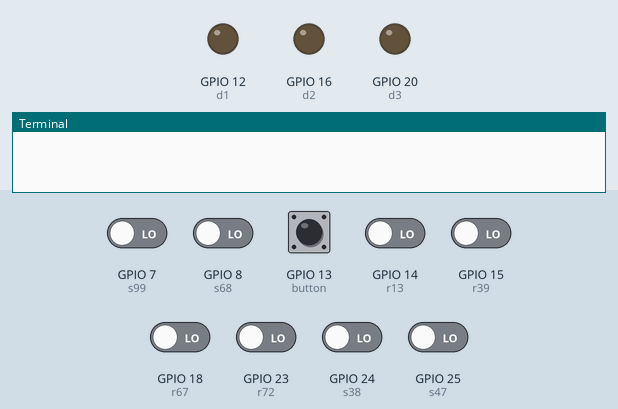
The program below on a simulated Raspberry Pi (BCM pin numbers). Shown: output pins drawn as LEDs (lit = HIGH), the last lines printed to the terminal. Inputs (shaded band) come from the test bench; at power-on: GPIO 7 (s99), GPIO 8 (s68), GPIO 13 (button), GPIO 14 (r13), GPIO 15 (r39), GPIO 18 (r67), GPIO 23 (r72), GPIO 24 (s38), GPIO 25 (s47) LOW. Random numbers come from a fixed seed; pins used as bus, display or sensor lines are not drawn.

Above: at 1.2 s.
1.3 s: GPIO 13 (button) pulled HIGH for 0.15 s
At 1.6 s:
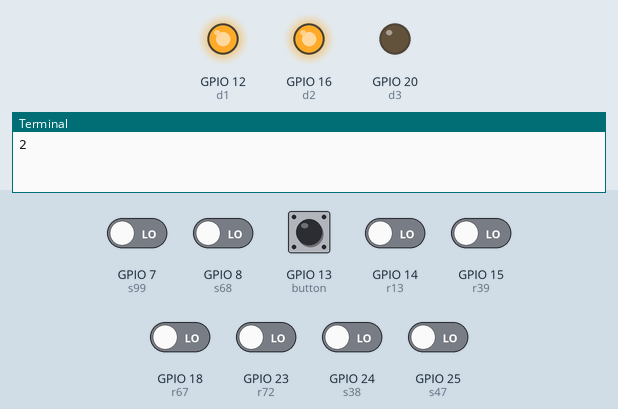
4.4 s: GPIO 13 (button) pulled HIGH for 1 s
At 5.8 s:
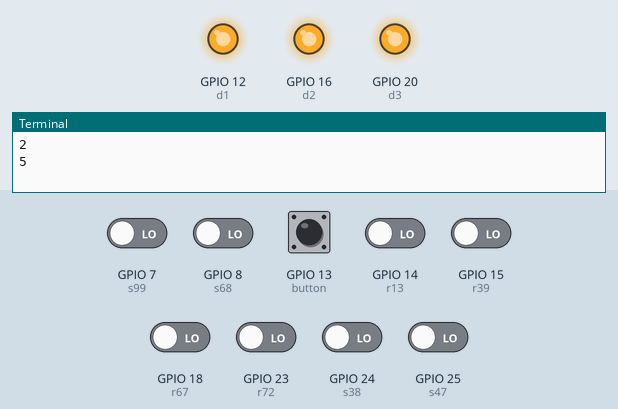
8.4 s: GPIO 13 (button) pulled HIGH for 1 s
At 10.1 s:
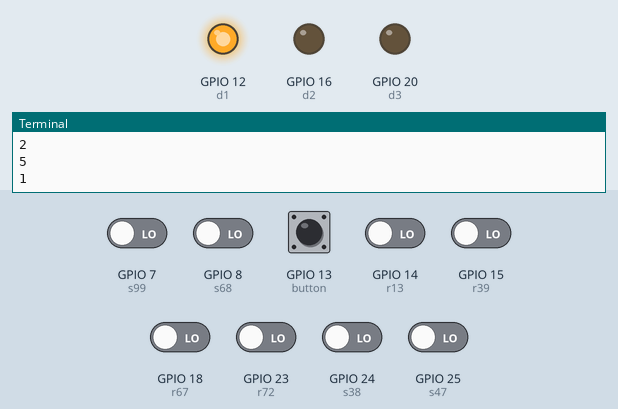
Timing chart, 0 to 13.8 s (numbered marks = the images above; inputs shaded):
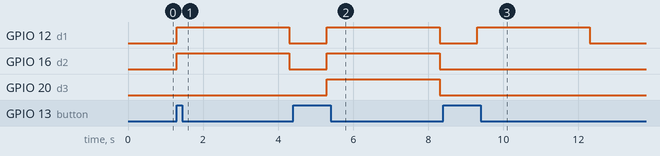

Measured:
- after the input at 1.3 s, GPIO 12 (d1), GPIO 16 (d2): LOW → HIGH at once, → LOW 3.0 s later
- after the input at 4.4 s, GPIO 12 (d1), GPIO 16 (d2), GPIO 20 (d3): LOW → HIGH after 0.90 s, → LOW 3.0 s later
- after the input at 8.4 s, GPIO 12 (d1): LOW → HIGH after 0.90 s, → LOW 3.0 s later

The program:

testme.py
```python
import RPi.GPIO as GPIO
from time import sleep
import pygame
from random import randint

#Variables
#Sounds
snake = "wrong.mp3"
ladder = "correct.mp3"


#Resistors
r13 = 14
r39 = 15
r67 = 18
r72 = 23
#Pythons
s38 = 24
s47 = 25
s68 = 8
s99 = 7

#LED

d1 = 12
d2 = 16
d3 = 20
d4 = 21
d5 = 5
d6 = 6

#Button
button = 13

#Configuration

pygame.init()
pygame.mixer.init()

GPIO.setmode(GPIO.BCM)
GPIO.setup(r13,GPIO.IN, pull_up_down = GPIO.PUD_DOWN)
GPIO.setup(r39,GPIO.IN, pull_up_down = GPIO.PUD_DOWN)
GPIO.setup(r67,GPIO.IN, pull_up_down = GPIO.PUD_DOWN)
GPIO.setup(r72,GPIO.IN, pull_up_down = GPIO.PUD_DOWN)

GPIO.setup(s38,GPIO.IN, pull_up_down = GPIO.PUD_DOWN)
GPIO.setup(s47,GPIO.IN, pull_up_down = GPIO.PUD_DOWN)
GPIO.setup(s68,GPIO.IN, pull_up_down = GPIO.PUD_DOWN)
GPIO.setup(s99,GPIO.IN, pull_up_down = GPIO.PUD_DOWN)

GPIO.setup(button,GPIO.IN, pull_up_down = GPIO.PUD_DOWN)

GPIO.setup(d1,GPIO.OUT)
GPIO.setup(d2,GPIO.OUT)
GPIO.setup(d3,GPIO.OUT)
GPIO.setup(d4,GPIO.OUT)
GPIO.setup(d5,GPIO.OUT)
GPIO.setup(d6,GPIO.OUT)

GPIO.output(d2,0)

#Function to play sounds
def play_sound(x):
	pygame.mixer.music.load(x)
	pygame.mixer.music.play(1)
	while pygame.mixer.get_busy() == True:
		continue

#Function to roll dice
def dice():
	roll = randint(1,6)
	print(roll)
	if roll == 1:
		GPIO.output(d1,1)
		sleep(3)
		GPIO.output(d1,0)
	elif roll == 2:
		GPIO.output(d1,1)
		GPIO.output(d2,1)
		sleep(3)
		GPIO.output(d1,0)
		GPIO.output(d2,0)
	elif roll == 3:
		GPIO.output(d1,1)
		GPIO.output(d2,1)
		GPIO.output(d3,1)
		sleep(3)
		GPIO.output(d1,0)
		GPIO.output(d2,0)
		GPIO.output(d3,0)
	elif roll == 4:
		GPIO.output(d1,1)
		GPIO.output(d2,1)
		GPIO.output(d3,1)
		GPIO.output(d4,1)
		sleep(3)
		GPIO.output(d1,0)
		GPIO.output(d2,0)
		GPIO.output(d3,0)
		GPIO.output(d4,0)
	elif roll == 5:
		GPIO.output(d1,1)
		GPIO.output(d2,1)
		GPIO.output(d3,1)
		GPIO.output(d4,1)
		GPIO.output(d5,1)
		sleep(3)
		GPIO.output(d1,0)
		GPIO.output(d2,0)
		GPIO.output(d3,0)
		GPIO.output(d4,0)
		GPIO.output(d5,0)
	elif roll == 6:
		GPIO.output(d1,1)
		GPIO.output(d2,1)
		GPIO.output(d3,1)
		GPIO.output(d4,1)
		GPIO.output(d5,1)
		GPIO.output(d6,1)
		sleep(3)
		GPIO.output(d1,0)
		GPIO.output(d2,0)
		GPIO.output(d3,0)
		GPIO.output(d4,0)
		GPIO.output(d5,0)
		GPIO.output(d6,0)
while True:
    if GPIO.input(r13) == True:
        print("button pressed")
        sleep(0.5)
        play_sound(ladder)
    elif GPIO.input(r39) == True:
    	print("button pressed")
        sleep(0.5)
        play_sound(ladder)
    elif GPIO.input(r67) == True:
    	print("button pressed")
        sleep(0.5)
        play_sound(ladder)
    elif GPIO.input(r72) == True:
    	print("button pressed")
        sleep(0.5)
        play_sound(ladder)
    elif GPIO.input(s38) == True:
    	print("button pressed")
        sleep(0.5)
        play_sound(snake)
    elif GPIO.input(s47) == True:
    	print("button pressed")
        sleep(0.5)
        play_sound(snake)
    elif GPIO.input(s68) == True:
    	print("button pressed")
        sleep(0.5)
        play_sound(snake)
    elif GPIO.input(s99) == True:
    	print("button pressed")
        sleep(0.5)
        play_sound(snake)
    elif GPIO.input(button) == True:
    	dice()
    	sleep(1)
```
